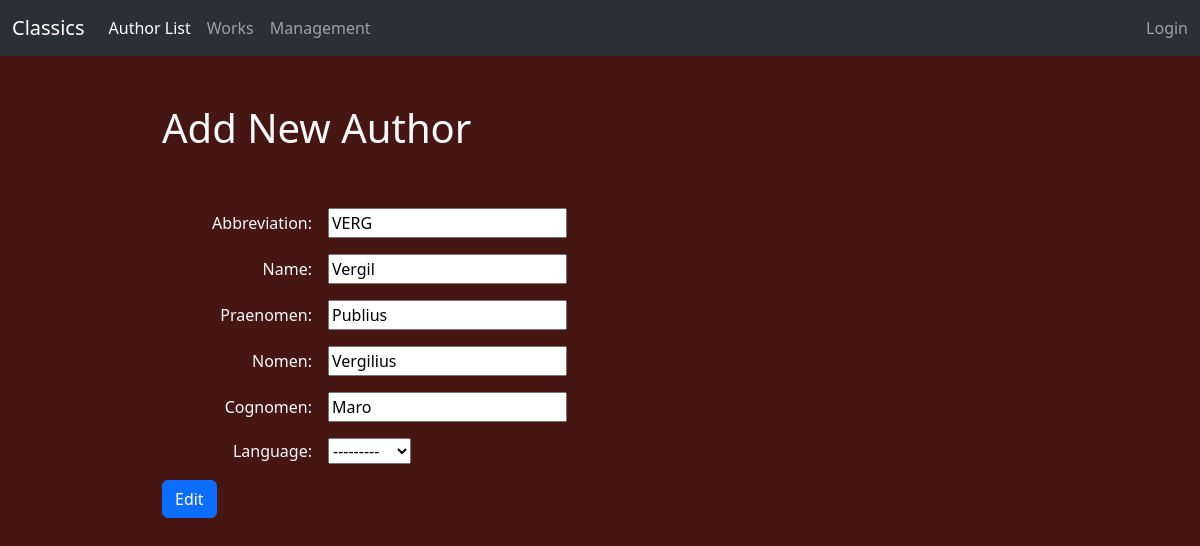
The app's page /authors/edit/1, older data.
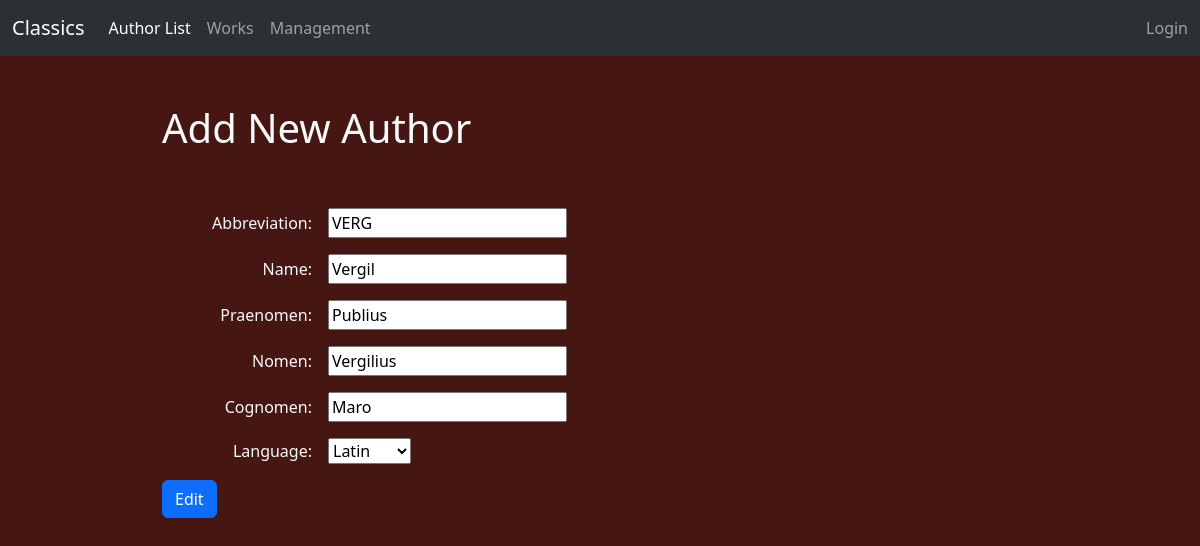
The same page, newer data.
### authors/models.py (models this page shows, shortened)
class Author(models.Model):
    abbreviation = models.CharField(unique=True, max_length=5)
    name = models.CharField(max_length=50, blank=False)
    praenomen = models.CharField(max_length=50, blank=True)
    nomen = models.CharField(max_length=50, blank=True)
    cognomen = models.CharField(max_length=50, blank=True)
    language = models.CharField(max_length=3, blank=True, choices=Language.choices)

### authors/views.py (the view)
# urls.py: path('authors/edit/<int:author_id>', views.edit_author, name='edit_author'),
def edit_author(request, author_id):
    action = 'edit'
    author = Author.objects.get(id=author_id)
    if request.method == "POST":
        form = AuthorForm(request.POST, instance=author)
        if form.is_valid():
            form.save()
            return redirect('authors')
    else:
        form = AuthorForm(instance=author)
    return render(request, 'authors/add.html', {'form': form, 'action': action})

### authors/forms.py
class AuthorForm(forms.ModelForm):
    class Meta:
        model = Author
        fields = ['abbreviation', 'name',  'praenomen', 'nomen', 'cognomen', 'language']

### authors/templates/authors/add.html (shortened to what this page needs)
{% extends "master.html" %}
{% block content %}
    <h1 class="py-5">Add New Author</h1>
    <form method="POST">
        {{ form.as_p }}
        <button type="submit" class="btn btn-primary">{{ action.capitalize }}</button>
    </form>
{% endblock %}

Row changes from the older to the newer data that the page shows:
changed Author "VERG": language "---------" → "Latin"
